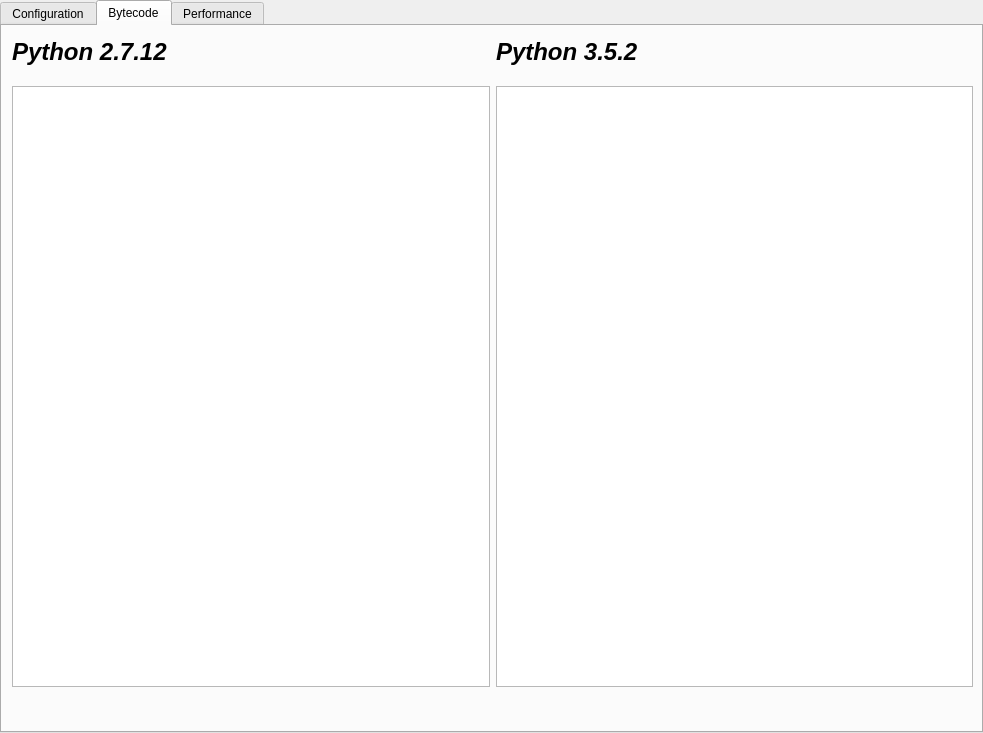
<?xml version="1.0" encoding="UTF-8"?>
<ui version="4.0">
 <class>TabWidget</class>
 <widget class="QTabWidget" name="TabWidget">
  <property name="geometry">
   <rect>
    <x>0</x>
    <y>0</y>
    <width>983</width>
    <height>733</height>
   </rect>
  </property>
  <property name="windowTitle">
   <string>TabWidget</string>
  </property>
  <property name="currentIndex">
   <number>1</number>
  </property>
  <widget class="QWidget" name="tab">
   <attribute name="title">
    <string>Configuration</string>
   </attribute>
   <widget class="QLabel" name="benchmarks">
    <property name="geometry">
     <rect>
      <x>20</x>
      <y>120</y>
      <width>241</width>
      <height>31</height>
     </rect>
    </property>
    <property name="font">
     <font>
      <pointsize>18</pointsize>
      <weight>75</weight>
      <italic>true</italic>
      <bold>true</bold>
     </font>
    </property>
    <property name="text">
     <string>Benchmarks (TODO)</string>
    </property>
   </widget>
   <widget class="QLabel" name="benchmark_profiles_2">
    <property name="geometry">
     <rect>
      <x>30</x>
      <y>200</y>
      <width>241</width>
      <height>31</height>
     </rect>
    </property>
    <property name="font">
     <font>
      <pointsize>18</pointsize>
      <weight>75</weight>
      <italic>true</italic>
      <bold>true</bold>
     </font>
    </property>
    <property name="text">
     <string>Benchmark profiles</string>
    </property>
   </widget>
   <widget class="QLabel" name="chart_type">
    <property name="geometry">
     <rect>
      <x>20</x>
      <y>370</y>
      <width>241</width>
      <height>31</height>
     </rect>
    </property>
    <property name="font">
     <font>
      <pointsize>18</pointsize>
      <weight>75</weight>
      <italic>true</italic>
      <bold>true</bold>
     </font>
    </property>
    <property name="text">
     <string>Chart type</string>
    </property>
   </widget>
   <widget class="QWidget" name="layoutWidget">
    <property name="geometry">
     <rect>
      <x>30</x>
      <y>70</y>
      <width>831</width>
      <height>41</height>
     </rect>
    </property>
    <layout class="QHBoxLayout" name="horizontalLayout">
     <item>
      <widget class="QCheckBox" name="python_2_cb">
       <property name="text">
        <string>Python 2.7.12</string>
       </property>
      </widget>
     </item>
     <item>
      <widget class="QCheckBox" name="python_3_cb">
       <property name="text">
        <string>Python 3.5.2</string>
       </property>
      </widget>
     </item>
    </layout>
   </widget>
   <widget class="QCheckBox" name="chart_type_1">
    <property name="geometry">
     <rect>
      <x>20</x>
      <y>410</y>
      <width>407</width>
      <height>22</height>
     </rect>
    </property>
    <property name="text">
     <string>Flow chart</string>
    </property>
   </widget>
   <widget class="QLabel" name="python_interpreter">
    <property name="geometry">
     <rect>
      <x>30</x>
      <y>20</y>
      <width>241</width>
      <height>31</height>
     </rect>
    </property>
    <property name="font">
     <font>
      <pointsize>18</pointsize>
      <weight>75</weight>
      <italic>true</italic>
      <bold>true</bold>
     </font>
    </property>
    <property name="text">
     <string>Python interpreter</string>
    </property>
   </widget>
   <widget class="QCheckBox" name="chart_type_2">
    <property name="geometry">
     <rect>
      <x>20</x>
      <y>440</y>
      <width>407</width>
      <height>22</height>
     </rect>
    </property>
    <property name="text">
     <string>Whatever</string>
    </property>
   </widget>
   <widget class="QWidget" name="layoutWidget_2">
    <property name="geometry">
     <rect>
      <x>40</x>
      <y>240</y>
      <width>821</width>
      <height>41</height>
     </rect>
    </property>
    <layout class="QHBoxLayout" name="horizontalLayout_2">
     <item>
      <widget class="QRadioButton" name="benchmark_profile_time_rb">
       <property name="text">
        <string>Linux time</string>
       </property>
      </widget>
     </item>
     <item>
      <widget class="QRadioButton" name="benchmark_profile_timeit_rb">
       <property name="text">
        <string>Timeit</string>
       </property>
      </widget>
     </item>
    </layout>
   </widget>
   <widget class="QLabel" name="iterations">
    <property name="geometry">
     <rect>
      <x>20</x>
      <y>280</y>
      <width>241</width>
      <height>31</height>
     </rect>
    </property>
    <property name="font">
     <font>
      <pointsize>18</pointsize>
      <weight>75</weight>
      <italic>true</italic>
      <bold>true</bold>
     </font>
    </property>
    <property name="text">
     <string>Iterations</string>
    </property>
   </widget>
   <widget class="QTextEdit" name="iterations_value">
    <property name="geometry">
     <rect>
      <x>10</x>
      <y>320</y>
      <width>161</width>
      <height>31</height>
     </rect>
    </property>
   </widget>
   <widget class="QPushButton" name="analyze_button">
    <property name="geometry">
     <rect>
      <x>830</x>
      <y>610</y>
      <width>99</width>
      <height>27</height>
     </rect>
    </property>
    <property name="text">
     <string>Analyze</string>
    </property>
   </widget>
   <widget class="QProgressBar" name="progressBar">
    <property name="geometry">
     <rect>
      <x>820</x>
      <y>650</y>
      <width>118</width>
      <height>23</height>
     </rect>
    </property>
    <property name="value">
     <number>24</number>
    </property>
   </widget>
  </widget>
  <widget class="QWidget" name="tab_2">
   <attribute name="title">
    <string>Bytecode</string>
   </attribute>
   <widget class="QWidget" name="horizontalLayoutWidget">
    <property name="geometry">
     <rect>
      <x>10</x>
      <y>0</y>
      <width>961</width>
      <height>51</height>
     </rect>
    </property>
    <layout class="QHBoxLayout" name="horizontalLayout_3">
     <item>
      <widget class="QLabel" name="python_interpreter_2">
       <property name="font">
        <font>
         <pointsize>18</pointsize>
         <weight>75</weight>
         <italic>true</italic>
         <bold>true</bold>
        </font>
       </property>
       <property name="text">
        <string>Python 2.7.12 </string>
       </property>
      </widget>
     </item>
     <item>
      <widget class="QLabel" name="python_interpreter_3">
       <property name="font">
        <font>
         <pointsize>18</pointsize>
         <weight>75</weight>
         <italic>true</italic>
         <bold>true</bold>
        </font>
       </property>
       <property name="text">
        <string>Python 3.5.2</string>
       </property>
      </widget>
     </item>
    </layout>
   </widget>
   <widget class="QWidget" name="horizontalLayoutWidget_2">
    <property name="geometry">
     <rect>
      <x>10</x>
      <y>60</y>
      <width>961</width>
      <height>601</height>
     </rect>
    </property>
    <layout class="QHBoxLayout" name="horizontalLayout_4">
     <item>
      <widget class="QTextEdit" name="bytecode_python2"/>
     </item>
     <item>
      <widget class="QTextEdit" name="bytecode_python3"/>
     </item>
    </layout>
   </widget>
  </widget>
  <widget class="QWidget" name="tab">
   <attribute name="title">
    <string>Performance</string>
   </attribute>
  </widget>
 </widget>
 <resources/>
 <connections/>
</ui>
